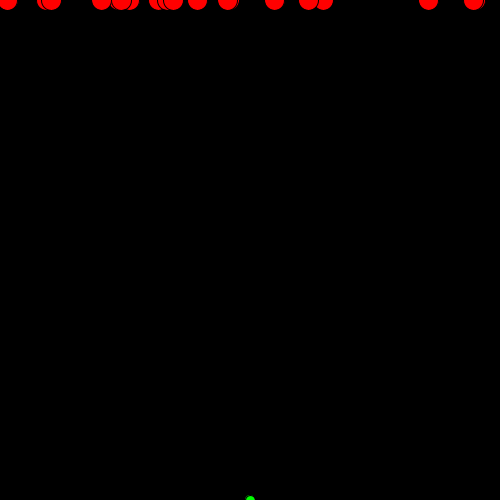
Frame 1 (no input)
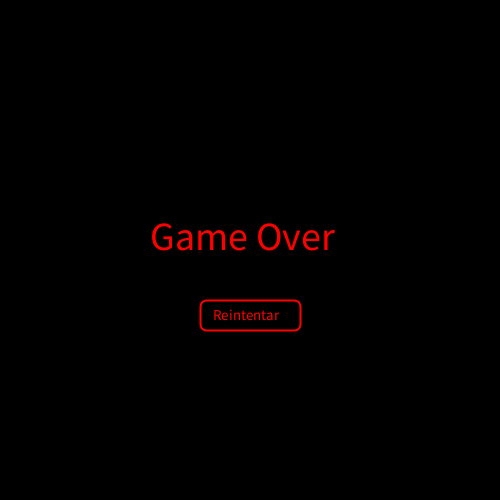
Frame 60 (the mouse pressed at the canvas centre just before this capture)
Frame 120 (the mouse held since frame 60 and released just before this capture): identical to frame 60, image omitted

The Processing sketch that drew these frames (run headless with seeded random() and noise(); from frame 60 on, the mouse is pressed at the canvas centre):

// Processing sketch: processing_180972
// ── processing_180972.pde

 //METEORITOS
 class Meteorit {
    float xPos;
    float yPos;
    
    Meteorit(float x, float y){
      xPos = x;
      yPos = y;
    }
    void dibuixa(){
      fill(255,0,0);
      ellipse(xPos, yPos, 20,20);
    }    
    float moureX(){
      xPos = xPos +random(-5,5);     
      if (xPos <0) xPos = 0;    
      if (xPos >width) xPos = width;
      return xPos; 
    }
    float moureY() { 
      yPos = yPos + random(1,4);
      if (yPos <0) yPos = 0;  
      if (yPos >height) yPos = 0; 
      return yPos;
    }
}
 //PROTAGONISTA
 class Protagonista{
  float xPos;
  float yPos;
  float radi;
  color c;
  
  Protagonista(){
  xPos = width/2;
  yPos = height/2;
  radi = 20;
  c = color(0,0,255);
  }
  
  Protagonista(float x, float y, float r, color col){ 
    xPos = x;
    yPos = y;
    radi = r;
    c = col;
  }
  void dibuixa(){
    fill(c); 
    ellipse(xPos, yPos, radi, radi);
  }
  float mourex(){
    xPos =  xPos + (mouseX-xPos)/radi;
    return xPos;
  }
  float mourey(){
    yPos =  yPos + (mouseY-yPos)/radi;
    return yPos;
  }
}
float[] Meteoritx = new float [20]; 
float[] Meteority = new float [20];
Meteorit[] m = new Meteorit[20]; 
Protagonista[] p = new Protagonista[1];
float Protagonistax = width/2;
float Protagonistay = height/2;

boolean acaba=false;
void setup(){
  
  size (500, 500);  
  //POSICION PROTAGONISTA
  p[0] = new Protagonista(width/2, height, 10 , color(0,255,0));  
  
  for (int i = 0; i < m.length;i++){
    m[i] = new Meteorit(random(width), 0);
  }   
} 
void draw(){
   background(0); 
 if(acaba==false){ 
   for (int i = 0;i < p.length;i++){ 
      p[i].dibuixa();
      p[i].mourex();
      p[i].mourey();
      Protagonistax = p[i].mourex();
      Protagonistay = p[i].mourey();
      
  }
  for (int i = 0; i < m.length;i++){
    m[i].dibuixa();
    m[i].moureX();
    m[i].moureY();
    Meteoritx[i] =  m[i].moureX();
    Meteority[i] =  m[i].moureY();
    
    //VER SI SE TOCAN
    if(dist(Meteoritx[i], Meteority[i], Protagonistax, Protagonistay ) <10) {
        //p[0].c = color(random(255),random(255),random(255));
        acaba=true;
        
        
           
    }
  }
 }
      //PANTALLA DE GAME OVER
      if(acaba==true){

        fill(255,0,0);
        textSize(40);
        text("Game Over", width/2 -100, height/2); 
        
        fill(255,255,255,0);
        strokeWeight(2);
        stroke(255,0,0);
        rect(width/2-50, 300, 100, 30, 7);
        fill(255,0,0);
        textSize(15);
        text("Reintentar", width/2 -37, 320); 
        noStroke();
        
        if(mousePressed && (mouseButton == LEFT)&& mouseX>width/2-50 && mouseX<width/2-50+100 && mouseY>300 && mouseY<330){
        acaba=false; 
        
 }
        
        
      }
  
    
  }
  
